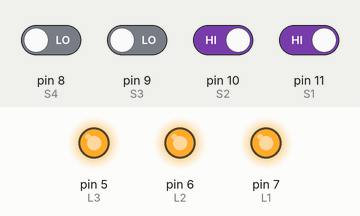
This sketch was run on a simulated Arduino Uno, built with avr-gcc and run on an emulated ATmega328P. Shown: output pins drawn as LEDs (lit = HIGH). The inputs (shaded band) are chosen by the test bench; at power-on: pin 10 (S2), pin 11 (S1) HIGH, pin 8 (S4), pin 9 (S3) LOW.

Above: at 1.2 s.
1.3 s: pin 8 (S4) driven HIGH
At 2.0 s:
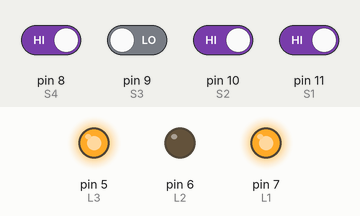
2.8 s: pin 9 (S3) driven HIGH
At 3.1 s:
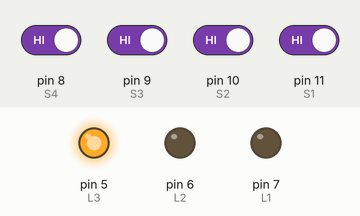
4.3 s: pin 10 (S2) driven LOW
At 5.5 s:
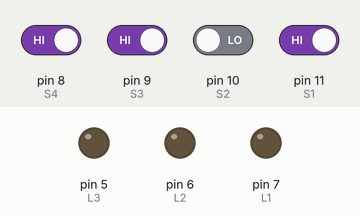
5.8 s: pin 10 (S2) driven HIGH
At 6.6 s:
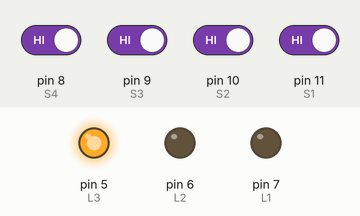
7.3 s: pin 11 (S1) driven LOW
At 7.8 s:
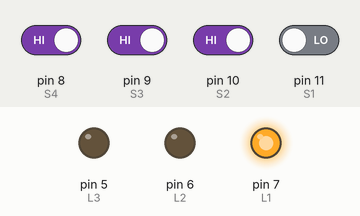
8.8 s: pin 11 (S1) driven HIGH
At 10.1 s:
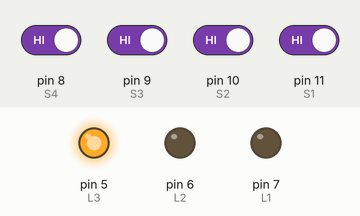
Timing chart, 0 to 11.3 s (numbered marks = the images above; inputs shaded):
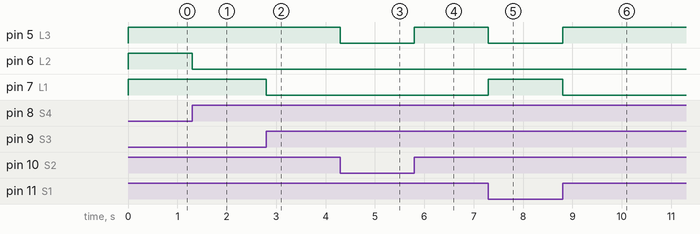

Measured:
- after the input at 1.3 s, pin 6 (L2): HIGH → LOW at once
- after the input at 2.8 s, pin 7 (L1): HIGH → LOW at once
- after the input at 4.3 s, pin 5 (L3): HIGH → LOW at once
- after the input at 5.8 s, pin 5 (L3): LOW → HIGH at once
- after the input at 7.3 s, pin 5 (L3): HIGH → LOW at once; pin 7 (L1): LOW → HIGH at once
- after the input at 8.8 s, pin 5 (L3): LOW → HIGH at once; pin 7 (L1): HIGH → LOW at once

The sketch:

entradas_y_salidas.ino
```cpp
int S1=11,S2=10, S3=9, S4=8 ;
int L1=7, L2=6 , L3=5;
bool A , B , C , D;
void setup()
{
  pinMode( L1, OUTPUT);
  pinMode( L2, OUTPUT);
  pinMode( L3, OUTPUT);

  pinMode( S1,INPUT);
  pinMode( S2,INPUT);
  pinMode( S3,INPUT);
  pinMode( S4,INPUT);

}
void loop()
{
  A= digitalRead(S1);
  B= digitalRead(S2);
  C= digitalRead(S3);
  D= digitalRead(S4);

 if( A==0 && B==0 &&C==1 && D==1)
 {
 digitalWrite( L1,LOW);
 digitalWrite( L2,LOW);
 digitalWrite( L3,LOW);

 }

   if ( A==0 && B==0 && C==0 && D==1)
  {
 digitalWrite( L1,HIGH);
 digitalWrite( L2,LOW);
 digitalWrite( L3,LOW);
  }

    if ( A==0 && B==0 && C==1 && D==0)
  {
 digitalWrite( L1,HIGH);
 digitalWrite( L2,LOW);
 digitalWrite( L3,LOW);
  }


 if ( A==0 && B==0 && C==0 && D==0)
  {
 digitalWrite( L1,LOW);
 digitalWrite( L2,LOW);
 digitalWrite( L3,HIGH);
  }

  if ( A==0 && B==1 && C==1 && D==1)
  {
 digitalWrite( L1,HIGH);
 digitalWrite( L2,LOW);
 digitalWrite( L3,LOW);
  }

if ( A==0 && B==1 && C==1 && D==0)
  {
 digitalWrite( L1,LOW);
 digitalWrite( L2,LOW);
 digitalWrite( L3,HIGH);
  }
  if ( A==0 && B==1 && C==0 && D==1)
  {
 digitalWrite( L1,LOW);
 digitalWrite( L2,LOW);
 digitalWrite( L3,HIGH);
  }
if ( A==0 && B==1 && C==0 && D==0)
  {
 digitalWrite( L1,HIGH);
 digitalWrite( L2,LOW);
 digitalWrite( L3,HIGH);
  }
  if ( A==1 && B==0 && C==1 && D==1)
  {
 digitalWrite( L1,LOW);
 digitalWrite( L2,LOW);
 digitalWrite( L3,LOW);
  }
if ( A==1 && B==0 && C==1 && D==0)
  {
 digitalWrite( L1,LOW);
 digitalWrite( L2,LOW);
 digitalWrite( L3,HIGH);
  }
  if ( A==1 && B==0 && C==0 && D==1)
  {
 digitalWrite( L1,LOW);
 digitalWrite( L2,LOW);
    digitalWrite( L3,HIGH);
  }


    if ( A==1 && B==0 && C==0 && D==0)
  {
 digitalWrite( L1,HIGH);
 digitalWrite( L2,LOW);
 digitalWrite( L3,HIGH);
  }
    if ( A==1 && B==1 && C==1 && D==1)
  {
 digitalWrite( L1,LOW);
 digitalWrite( L2,LOW);
 digitalWrite( L3,HIGH);
  }
    if ( A==1 && B==1 && C==1 && D==0)
  {
 digitalWrite( L1,HIGH);
 digitalWrite( L2,LOW);
 digitalWrite( L3,HIGH); }
      if ( A==1 && B==1 && C==0 && D==1)
  {
 digitalWrite( L1,HIGH);
 digitalWrite( L2,LOW);
 digitalWrite( L3,HIGH);
  }
      if ( A==1 && B==1 && C==0 && D==0)
  {
 digitalWrite( L1,HIGH);
 digitalWrite( L2,HIGH);
 digitalWrite( L3,HIGH);
  }


}
```
